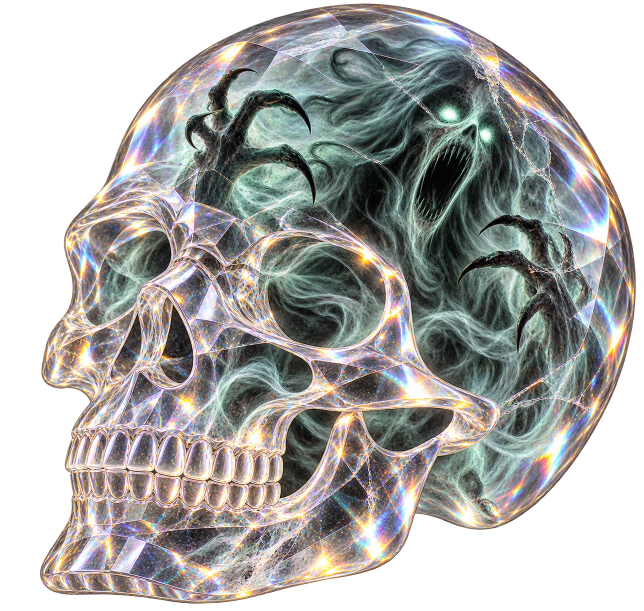
#> input picture spectral_skull/assets_source.jpg, 1287 x 1222 px (shown at 1/2 size)
$ python -i matte.py   (imports and definitions only)
#> lines starting #> are read from the running program, lines starting #| are printed output that depends on the picture; after the words box and inside, x2 and y2 are one past the last pixel; in counts of white or black regions, pixels touching at a corner belong together
"""Recover alpha from the reference illustration's connected white background."""
from __future__ import annotations
import cv2
import numpy as np
from PIL import Image

def cutout(source: str | Image.Image) -> Image.Image:
#> called with source = 'assets_source.jpg'
    image = Image.open(source).convert('RGB') if isinstance(source, str) else source.convert('RGB')
#> image is the input picture: PIL image 1287x1222 RGB; mean R, G, B 173, 172.5, 170.5
    rgb = np.asarray(image).copy()
    lo = rgb.min(axis=2)
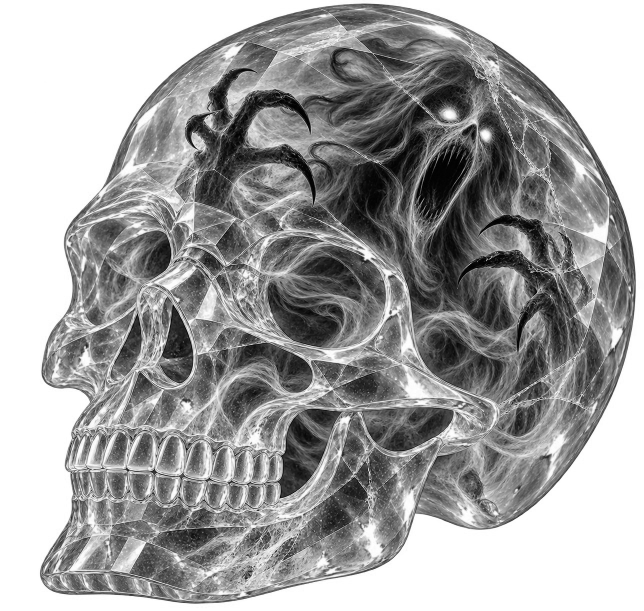
#> lo: shape (1222, 1287) (shown at 1/2 size); min 0, max 255, mean 162.7
    hi = rgb.max(axis=2)
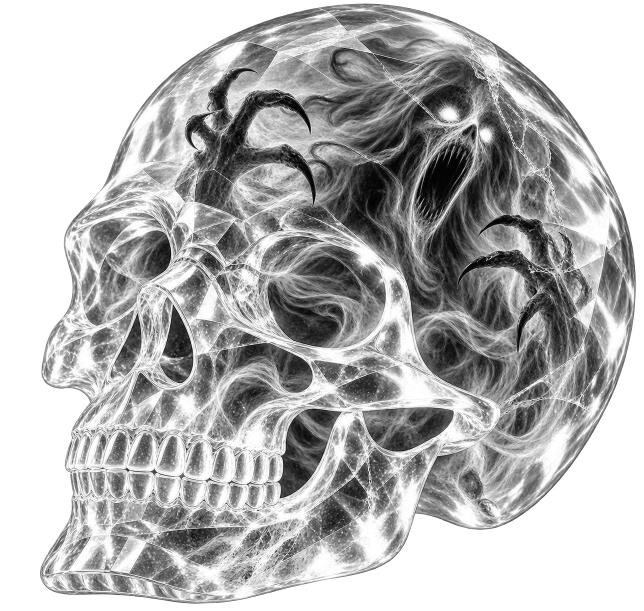
#> hi: shape (1222, 1287) (shown at 1/2 size); min 0, max 255, mean 181.1
    candidate = ((lo > 236) & ((hi-lo) < 19)).astype('uint8')
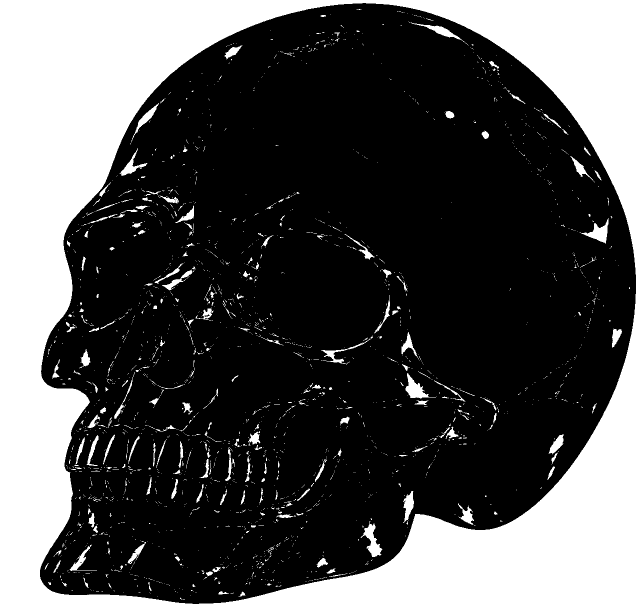
#> candidate: shape (1222, 1287) (shown at 1/2 size); values 0 (black) and 1 (white), 32.7% white; 2246 white regions (2009 under 20 px), largest, box (x1, y1, x2, y2) and area: (0, 0, 1287, 1222) 479448, (721, 1042, 765, 1114) 1165, (811, 746, 872, 797) 1106
    count, labels = cv2.connectedComponents(candidate, connectivity=4)
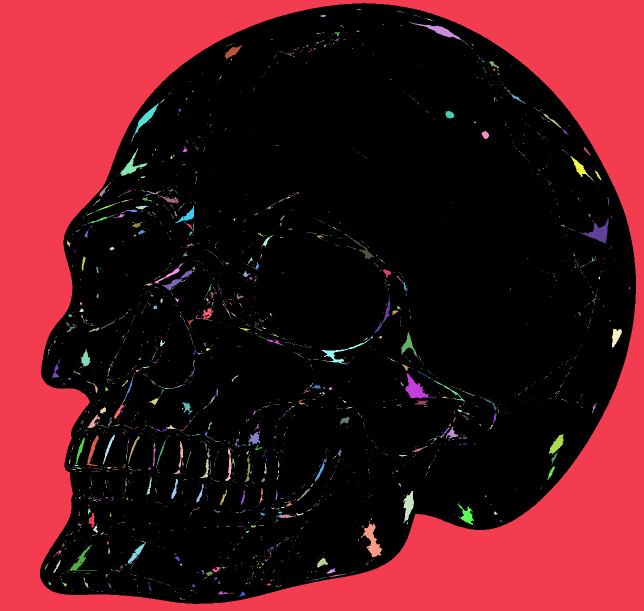
#> labels: shape (1222, 1287) int32 (shown at 1/2 size); 3544 distinct labels, from 0 to 3543; one colour per label, 0 black
#> count = 3544
    border = np.concatenate((labels[0,:],labels[-1,:],labels[:,0],labels[:,-1]))
#> border = 5018 values from 1 to 1
    positive = border[border != 0]
#> positive = 5018 values from 1 to 1
    if positive.size == 0:
        return image.convert('RGBA')
    bg_id = np.bincount(positive, minlength=count).argmax()
#> bg_id = 1
    mask = (labels != bg_id).astype('uint8') * 255
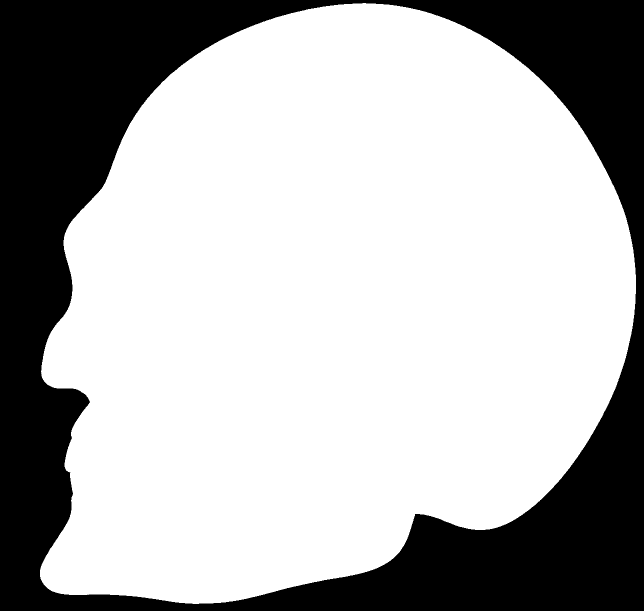
#> mask: shape (1222, 1287) (shown at 1/2 size); 69.5% white; 1 black region, box (x1, y1, x2, y2) and area: (0, 0, 1287, 1222) 479448
    alpha = cv2.GaussianBlur(mask, (3,3), 0.65)
    rgba = np.dstack((rgb,alpha))
    rgba[alpha==0,:3] = 0
    return Image.fromarray(rgba,'RGBA')

>>> result = cutout('assets_source.jpg')
